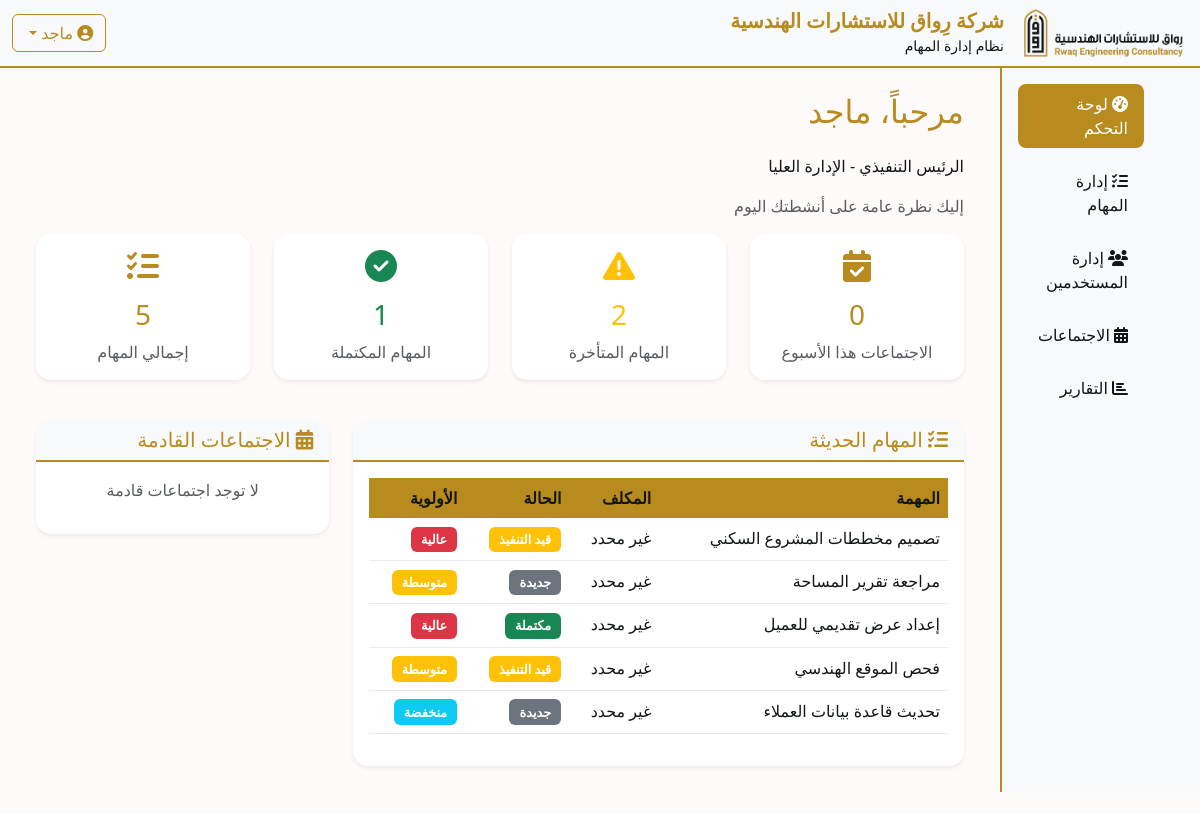
The app's page /dashboard (signed in) with its own data.
### tables this page shows
CREATE TABLE tasks (
            id INTEGER PRIMARY KEY AUTOINCREMENT,
            title TEXT NOT NULL,
            description TEXT,
            assigned_to INTEGER,
            created_by INTEGER,
            priority TEXT DEFAULT 'متوسطة',
            status TEXT DEFAULT 'جديدة',
            progress INTEGER DEFAULT 0,
            due_date DATE,
            created_at TIMESTAMP DEFAULT CURRENT_TIMESTAMP,
            updated_at TIMESTAMP DEFAULT CURRENT_TIMESTAMP,
            FOREIGN KEY (assigned_to) REFERENCES users (id),
            FOREIGN KEY (created_by) REFERENCES users (id)
        );

### app.py (the view)
@app.route('/dashboard')
@login_required
def dashboard():
    conn = sqlite3.connect('rivaq.db')
    cursor = conn.cursor()
    cursor.execute('SELECT COUNT(*) FROM tasks')
    total_tasks = cursor.fetchone()[0]
    cursor.execute('SELECT COUNT(*) FROM tasks WHERE status = "مكتملة"')
    completed_tasks = cursor.fetchone()[0]
    cursor.execute('SELECT COUNT(*) FROM tasks WHERE status = "قيد التنفيذ"')
    in_progress_tasks = cursor.fetchone()[0]
    cursor.execute('SELECT COUNT(*) FROM meetings WHERE meeting_date >= date("now")')
    upcoming_meetings = cursor.fetchone()[0]
    cursor.execute('''
        SELECT t.*, u.name as assigned_name
        FROM tasks t
        LEFT JOIN users u ON t.assigned_to = u.id
        ORDER BY t.created_at DESC
        LIMIT 5
    ''')
    recent_tasks = cursor.fetchall()
    cursor.execute('''
        SELECT m.*, u.name as organizer_name
        FROM meetings m
        LEFT JOIN users u ON m.organizer_id = u.id
        WHERE m.meeting_date >= datetime("now")
        ORDER BY m.meeting_date ASC
        LIMIT 3
    ''')
    upcoming_meetings_list = cursor.fetchall()
    conn.close()
    return render_template('dashboard.html',
                         total_tasks=total_tasks,
                         completed_tasks=completed_tasks,
                         in_progress_tasks=in_progress_tasks,
                         upcoming_meetings=upcoming_meetings,
                         recent_tasks=recent_tasks,
                         upcoming_meetings_list=upcoming_meetings_list)

### app.py (called while the page is built)
def login_required(f):
    @wraps(f)
    def decorated_function(*args, **kwargs):
        if 'user_id' not in session:
            return redirect(url_for('login'))
        return f(*args, **kwargs)
    return decorated_function

### templates/dashboard.html (shortened to what this page needs)
{% extends "base.html" %}
{% block content %}
<div class="row">
    <div class="col-12">
        <h2 class="mb-4" style="color: #b78b1e;">مرحباً، {{ session.user_name }}</h2>
        <p style="color: #121617;">{{ session.user_position }} - {{ session.user_department }}</p>
        <p class="text-muted">إليك نظرة عامة على أنشطتك اليوم</p>
    </div>
</div>
<div class="row mb-4">
    <div class="col-md-3 mb-3">
        <div class="card border-0 shadow-sm h-100">
            <div class="card-body text-center">
                <div class="d-flex align-items-center justify-content-center mb-3">
                    <i class="fas fa-calendar-check fa-2x" style="color: #b78b1e;"></i>
                </div>
                <h3 class="mb-2" style="color: #b78b1e;">{{ upcoming_meetings }}</h3>
                <p class="text-muted mb-0">الاجتماعات هذا الأسبوع</p>
            </div>
        </div>
    </div>
    <div class="col-md-3 mb-3">
        <div class="card border-0 shadow-sm h-100">
            <div class="card-body text-center">
                <div class="d-flex align-items-center justify-content-center mb-3">
                    <i class="fas fa-exclamation-triangle fa-2x text-warning"></i>
                </div>
                <h3 class="mb-2 text-warning">{{ total_tasks - completed_tasks - in_progress_tasks }}</h3>
                <p class="text-muted mb-0">المهام المتأخرة</p>
            </div>
        </div>
    </div>
    <div class="col-md-3 mb-3">
        <div class="card border-0 shadow-sm h-100">
            <div class="card-body text-center">
                <div class="d-flex align-items-center justify-content-center mb-3">
                    <i class="fas fa-check-circle fa-2x text-success"></i>
                </div>
                <h3 class="mb-2 text-success">{{ completed_tasks }}</h3>
                <p class="text-muted mb-0">المهام المكتملة</p>
            </div>
        </div>
    </div>
    <div class="col-md-3 mb-3">
        <div class="card border-0 shadow-sm h-100">
            <div class="card-body text-center">
                <div class="d-flex align-items-center justify-content-center mb-3">
                    <i class="fas fa-tasks fa-2x" style="color: #b78b1e;"></i>
                </div>
                <h3 class="mb-2" style="color: #b78b1e;">{{ total_tasks }}</h3>
                <p class="text-muted mb-0">إجمالي المهام</p>
            </div>
        </div>
    </div>
</div>
<div class="row">
    <div class="col-md-8 mb-4">
        <div class="card border-0 shadow-sm">
            <div class="card-header" style="background-color: #f8f9fa; border-bottom: 2px solid #b78b1e;">
                <h5 class="mb-0" style="color: #b78b1e;">
                    <i class="fas fa-tasks"></i> المهام الحديثة
                </h5>
            </div>
            <div class="card-body">
                {% if recent_tasks %}
                    <div class="table-responsive">
                        <table class="table table-hover">
                            <thead>
                                <tr>
                                    <th style="color: #121617;">المهمة</th>
                                    <th style="color: #121617;">المكلف</th>
                                    <th style="color: #121617;">الحالة</th>
                                    <th style="color: #121617;">الأولوية</th>
                                </tr>
                            </thead>
                            <tbody>
                                {% for task in recent_tasks %}
                                <tr>
                                    <td style="color: #121617;">{{ task[1] }}</td>
                                    <td style="color: #121617;">{{ task[12] or 'غير محدد' }}</td>
                                    <td>
                                        {% if task[6] == 'مكتملة' %}
                                            <span class="badge bg-success">{{ task[6] }}</span>
                                        {% elif task[6] == 'قيد التنفيذ' %}
                                            <span class="badge bg-warning">{{ task[6] }}</span>
                                        {% else %}
                                            <span class="badge bg-secondary">{{ task[6] }}</span>
                                        {% endif %}
                                    </td>
                                    <td>
                                        {% if task[5] == 'عالية' %}
                                            <span class="badge bg-danger">{{ task[5] }}</span>
                                        {% elif task[5] == 'متوسطة' %}
                                            <span class="badge bg-warning">{{ task[5] }}</span>
                                        {% else %}
                                            <span class="badge bg-info">{{ task[5] }}</span>
                                        {% endif %}
                                    </td>
                                </tr>
                                {% endfor %}
                            </tbody>
                        </table>
                    </div>
                {% else %}
                    <p class="text-muted text-center">لا توجد مهام حديثة</p>
                {% endif %}
            </div>
        </div>
    </div>
    <div class="col-md-4 mb-4">
        <div class="card border-0 shadow-sm">
            <div class="card-header" style="background-color: #f8f9fa; border-bottom: 2px solid #b78b1e;">
                <h5 class="mb-0" style="color: #b78b1e;">
                    <i class="fas fa-calendar-alt"></i> الاجتماعات القادمة
                </h5>
            </div>
            <div class="card-body">
                {% if upcoming_meetings_list %}
                    {% for meeting in upcoming_meetings_list %}
                    <div class="d-flex align-items-center mb-3 p-3 border rounded">
                        <div class="flex-grow-1">
                            <h6 class="mb-1" style="color: #121617;">{{ meeting[1] }}</h6>
                            <small class="text-muted">{{ meeting[3] }}</small>
                            <br>
                            <small class="text-muted">المنظم: {{ meeting[12] }}</small>
                        </div>
                        <div class="text-end">
                            <i class="fas fa-calendar text-primary"></i>
                        </div>
                    </div>
                    {% endfor %}
                {% else %}
                    <p class="text-muted text-center">لا توجد اجتماعات قادمة</p>
                {% endif %}
            </div>
        </div>
    </div>
</div>
{% endblock %}

### templates/base.html (shortened to what this page needs)
<!DOCTYPE html>
<html lang="ar" dir="rtl">
<head>
    <link href="https://cdn.jsdelivr.net/npm/bootstrap@5.3.0/dist/css/bootstrap.min.css" rel="stylesheet">
    <link href="https://cdnjs.cloudflare.com/ajax/libs/font-awesome/6.4.0/css/all.min.css" rel="stylesheet">
    <link href="https://cdnjs.cloudflare.com/ajax/libs/toastr.js/latest/toastr.min.css" rel="stylesheet">
    <link href="{{ url_for('static', filename='css/style.css') }}" rel="stylesheet">
    <link href="{{ url_for('static', filename='css/enhanced.css') }}" rel="stylesheet">
</head>
<body style="background-color: #FFFAFA; font-family: 'Segoe UI', Tahoma, Geneva, Verdana, sans-serif;">
    {% if session.user_id %}
    <nav class="navbar navbar-expand-lg" style="background-color: #f8f9fa; border-bottom: 2px solid #b78b1e;">
        <div class="container-fluid">
            <div class="d-flex align-items-center">
                <img src="{{ url_for('static', filename='images/rivaq-logo.png') }}" alt="شعار رِواق" style="height: 50px; margin-left: 15px;">
                <div>
                    <h5 class="mb-0" style="color: #b78b1e; font-weight: bold;">شركة رِواق للاستشارات الهندسية</h5>
                    <small style="color: #121617;">نظام إدارة المهام</small>
                </div>
            </div>
            <div class="d-flex align-items-center">
                <div class="dropdown">
                    <button class="btn dropdown-toggle" type="button" data-bs-toggle="dropdown" style="color: #b78b1e; border: 1px solid #b78b1e;">
                        <i class="fas fa-user-circle"></i> {{ session.user_name }}
                    </button>
                </div>
            </div>
        </div>
    </nav>
    <div class="container-fluid">
        <div class="row">
            <div class="col-md-3 col-lg-2 px-0">
                <div class="sidebar" style="background-color: #f8f9fa; min-height: calc(100vh - 76px); border-left: 2px solid #b78b1e;">
                    <div class="p-3">
                        <ul class="nav flex-column">
                            <li class="nav-item mb-2">
                                <a class="nav-link {% if request.endpoint == 'dashboard' %}active{% endif %}" href="{{ url_for('dashboard') }}" style="color: #121617; border-radius: 8px;">
                                    <i class="fas fa-tachometer-alt"></i> لوحة التحكم
                                </a>
                            </li>
                            <li class="nav-item mb-2">
                                <a class="nav-link {% if request.endpoint == 'tasks' %}active{% endif %}" href="{{ url_for('tasks') }}" style="color: #121617; border-radius: 8px;">
                                    <i class="fas fa-tasks"></i> إدارة المهام
                                </a>
                            </li>
                            <li class="nav-item mb-2">
                                <a class="nav-link {% if request.endpoint == 'users' %}active{% endif %}" href="{{ url_for('users') }}" style="color: #121617; border-radius: 8px;">
                                    <i class="fas fa-users"></i> إدارة المستخدمين
                                </a>
                            </li>
                            <li class="nav-item mb-2">
                                <a class="nav-link {% if request.endpoint == 'meetings' %}active{% endif %}" href="{{ url_for('meetings') }}" style="color: #121617; border-radius: 8px;">
                                    <i class="fas fa-calendar-alt"></i> الاجتماعات
                                </a>
                            </li>
                            <li class="nav-item mb-2">
                                <a class="nav-link {% if request.endpoint == 'reports' %}active{% endif %}" href="{{ url_for('reports') }}" style="color: #121617; border-radius: 8px;">
                                    <i class="fas fa-chart-bar"></i> التقارير
                                </a>
                            </li>
                        </ul>
                    </div>
                </div>
            </div>
            <div class="col-md-9 col-lg-10">
                <div class="p-4">
                    {% block content %}{% endblock %}
                </div>
            </div>
        </div>
    </div>
    {% else %}
    {% block login_content %}{% endblock %}
    {% endif %}
</body>
</html>

### static/css/style.css (style rules this page uses)
:root { --rivaq-primary: #b78b1e; --rivaq-secondary: #121617; --rivaq-background: #FFFAFA; --rivaq-light: #f8f9fa; }
body { background-color: var(--rivaq-background) !important; color: var(--rivaq-secondary); font-family: 'Segoe UI', Tahoma, Geneva, Verdana, sans-serif; }
.navbar { background-color: var(--rivaq-light) !important; border-bottom: 2px solid var(--rivaq-primary); }
.sidebar { background-color: var(--rivaq-light); min-height: calc(100vh - 76px); border-left: 2px solid var(--rivaq-primary); }
.nav-link { color: var(--rivaq-secondary) !important; border-radius: 8px; margin-bottom: 5px; transition: all 0.3s ease; }
.nav-link.active { background-color: var(--rivaq-primary) !important; color: white !important; }
.card { border: none; border-radius: 15px; box-shadow: 0 4px 6px rgba(0, 0, 0, 0.1); }
.card-header { background-color: var(--rivaq-light); border-bottom: 2px solid var(--rivaq-primary); border-radius: 15px 15px 0 0 !important; }
.table th { background-color: var(--rivaq-primary); color: white; border: none; }
.table td { color: var(--rivaq-secondary); border-color: #e9ecef; }
.badge { font-size: 0.8em; padding: 0.5em 0.8em; }
.fade-in { animation: fadeIn 0.5s ease-in; }

### templates/base.html (style rules this page uses)
.nav-link.active { background-color: #b78b1e !important; color: white !important; }

### records on screen
tasks: title "تصميم مخططات المشروع السكني", task "غير محدد", status "قيد التنفيذ", priority "عالية"
tasks: title "مراجعة تقرير المساحة", task "غير محدد", status "جديدة", priority "متوسطة"
tasks: title "إعداد عرض تقديمي للعميل", task "غير محدد", status "مكتملة", priority "عالية"
tasks: title "فحص الموقع الهندسي", task "غير محدد", status "قيد التنفيذ", priority "متوسطة"
tasks: title "تحديث قاعدة بيانات العملاء", task "غير محدد", status "جديدة", priority "منخفضة"

### other values on screen
{{ session.user_name }} "ماجد"
{{ session.user_position }} "الرئيس التنفيذي"
{{ session.user_department }} "الإدارة العليا"
{{ upcoming_meetings }} "0"
{{ total_tasks - completed_tasks - in_progress_tasks }} "2"
{{ completed_tasks }} "1"
{{ total_tasks }} "5"
